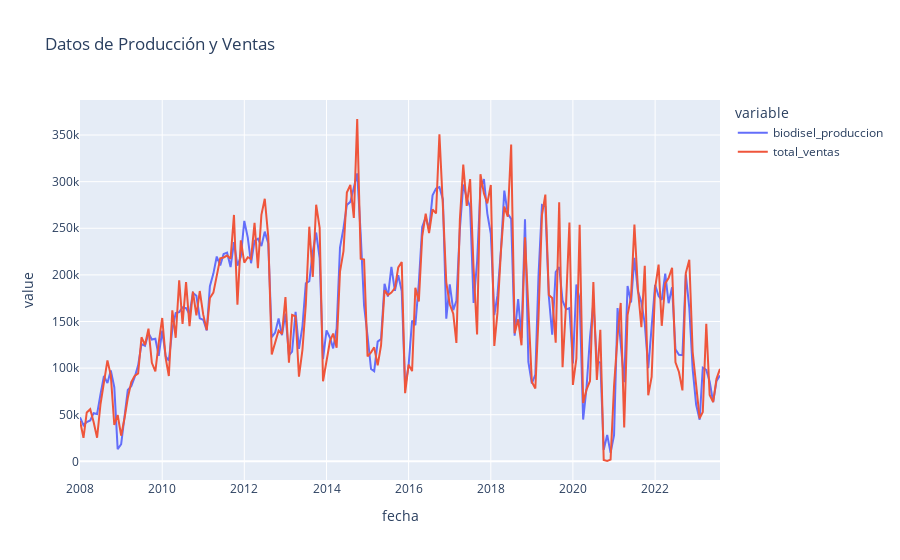

The notebook cell this image was saved under:
### Code cell
fig = px.line(df_biocombustibles, x="fecha", y=["biodisel_produccion","total_ventas"], title='Datos de Producción y Ventas')
fig.show()

### Figure 1 — Plotly figure (JSON) as saved in the notebook; plotly's stock layout.template omitted (floating-point values rounded to 4 significant figures; data arrays with more than 128 entries replaced by an {"elided": "..."} marker saying what was removed)
{"data": [{"hovertemplate": "variable=biodisel_produccion<br>fecha=%{x}<br>value=%{y}<extra></extra>", "legendgroup": "biodisel_produccion", "line": {"color": "#636efa", "dash": "solid"}, "marker": {"symbol": "circle"}, "mode": "lines", "name": "biodisel_produccion", "orientation": "v", "showlegend": true, "x": {"elided": "188 str values"}, "xaxis": "x", "y": {"elided": "188 float values"}, "yaxis": "y", "type": "scatter"}, {"hovertemplate": "variable=total_ventas<br>fecha=%{x}<br>value=%{y}<extra></extra>", "legendgroup": "total_ventas", "line": {"color": "#EF553B", "dash": "solid"}, "marker": {"symbol": "circle"}, "mode": "lines", "name": "total_ventas", "orientation": "v", "showlegend": true, "x": {"elided": "188 str values"}, "xaxis": "x", "y": {"elided": "188 float values"}, "yaxis": "y", "type": "scatter"}], "layout": {"xaxis": {"anchor": "y", "domain": [0, 1], "title": {"text": "fecha"}}, "yaxis": {"anchor": "x", "domain": [0, 1], "title": {"text": "value"}}, "legend": {"title": {"text": "variable"}, "tracegroupgap": 0}, "title": {"text": "Datos de Producción y Ventas"}}}
